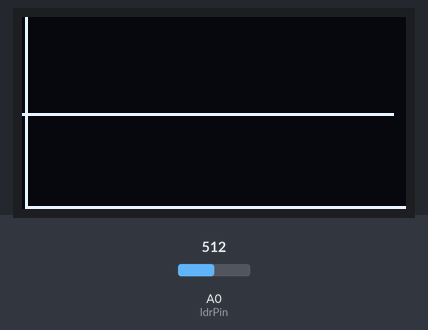
This sketch was run on a simulated Arduino Uno, built with avr-gcc and run on an emulated ATmega328P. Parts: 128×64 one-colour display. The test bench sets the inputs (shaded band); at power-on: A0 (ldrPin) = 512. What the sketch prints to the serial monitor is not drawn.

Above: at 2.1 s.
2.2 s: A0 (ldrPin) set to 716
At 2.96 s:
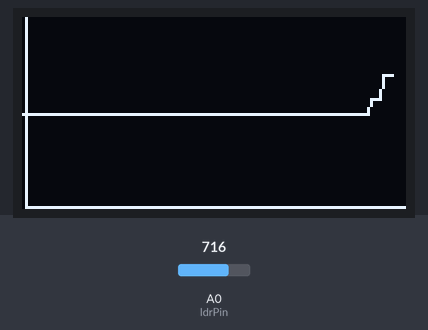
4.0 s: A0 (ldrPin) set to 900
At 4.46 s:
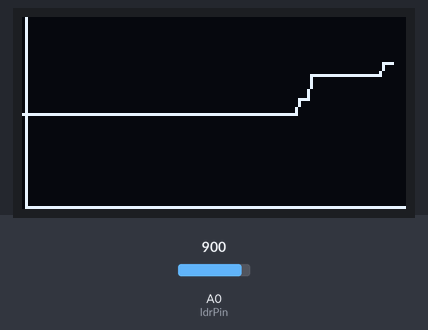
5.8 s: A0 (ldrPin) set to 1023
At 6.22 s:
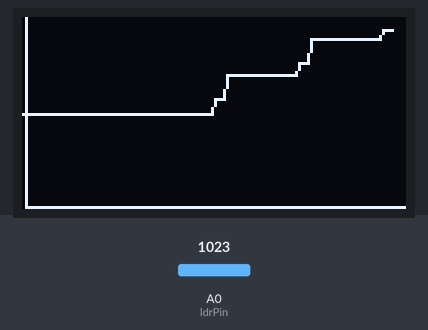
Timing chart, 0 to 8.8 s (numbered marks = the images above; inputs shaded):
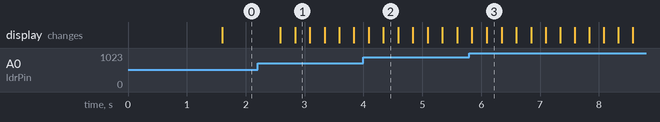

Measured:
- after the input at 2.2 s, the display: first changes after 0.39 s (image 1 shows a later state)

The sketch:

sketch_nov26a.ino
```cpp
// Include libraries
#include "U8glib.h"

// Construct object
U8GLIB_SSD1306_128X64 u8g(U8G_I2C_OPT_NO_ACK);

// Declare pins
const int ldrPin{ A0 };             // Pin for LDR sensor; no pinMode needed in setup

// Declare Global Constants and Variables
const int length{ 3 };             // Number of values to store for averaging
int lastReadings[length]{ 0 };  // Array to store recent sensor values
int currentIndex{ 0 };              // Tracks the index for the next reading
int sum{ 0 };                       // Sum of the current readings to quickly compute mean
int index{ 0 };

int allReadings[124]{ 0 };      // Array to store data for the OLED display

void setup() {
  Serial.begin(9600);              // Initialize Serial Monitor
}

void loop() {
  int raw = analogRead(ldrPin);    // Read the sensor value
  int mean = updateMean();         // Calculate the mean of the last readings

  updateOled(mean);                // Update OLED with the mean value

  Serial.println(String(mean) + "   " + String(raw));  // Print the mean and raw reading
}

/**
 * updateMean - Updates the average (mean) of the most recent sensor readings.
 *
 * This function maintains a rolling average of the last `length` readings
 * from the sensor. It works by using a circular buffer to store readings
 * in the `lastReadings` array without shifting elements. The `sum` variable
 * keeps a running total of the current values in the array, allowing us to
 * efficiently compute the mean without re-summing all elements each time.
 */
int updateMean() {
  // Subtract the oldest reading from the sum
  sum -= lastReadings[currentIndex];

  // Read the new sensor value and update the array and sum
  lastReadings[currentIndex] = analogRead(ldrPin);
  sum += lastReadings[currentIndex];

  // Move to the next index in a circular manner
  currentIndex = (currentIndex + 1) % length;

  // Calculate and return the mean value
  return sum / length;
}

/**
 * updateOled - Updates the OLED display with a rolling graph of the mean sensor values.
 *
 * This function shifts the contents of the `allReadings` array to the left, adds the
 * newest mean value to the end, and then maps the values to display as pixels on the
 * OLED screen in a scrolling manner.
 *
 * param m The latest mean sensor reading to be displayed.
 */
void updateOled(int m) {
  u8g.setFont(u8g_font_unifont);

  if (index < 124)
  {
    allReadings[index] = m;
    ++index;
    return;
  }

  // Shift all readings one step to the left to make space for the new reading
  for (int i{0}; i < 4; ++i)
  {
    for (int j{ 0 }; j < 124; ++j)
    {
      allReadings[j] = allReadings[j+1];
    }
    allReadings[123] = m;
    updateMean();
  }

  // Prepp draw
  u8g.firstPage();
  do {
    // Plot the values on the OLED display
    u8g.drawLine(1, 64, 1, 0);
    u8g.drawLine(128, 63, 1, 63);
    for (int i{ 0 }; i < 123; ++i)
    {
      int point1 = map(allReadings[i], 0, 1000, 64, 0);
      int point2 = map(allReadings[i + 1], 0, 1000, 64, 0);
      u8g.drawLine(i, point1, i+1, point2);
    }
  } while (u8g.nextPage());
}
```
